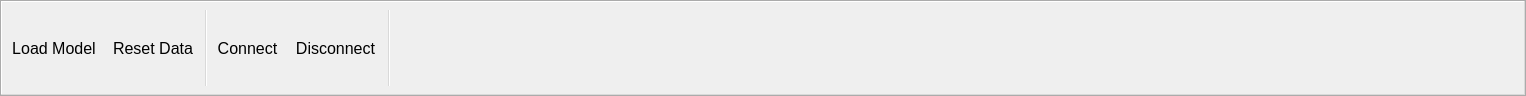
<?xml version="1.0" encoding="UTF-8"?>
<ui version="4.0">
 <class>swftMainControlsToolbar</class>
 <widget class="QToolBar" name="swftMainControlsToolbar">
  <property name="geometry">
   <rect>
    <x>0</x>
    <y>0</y>
    <width>1526</width>
    <height>96</height>
   </rect>
  </property>
  <property name="font">
   <font>
    <family>Helvetica Neue</family>
    <pointsize>5</pointsize>
   </font>
  </property>
  <property name="windowTitle">
   <string>Main Controls</string>
  </property>
  <property name="orientation">
   <enum>Qt::Horizontal</enum>
  </property>
  <property name="iconSize">
   <size>
    <width>48</width>
    <height>48</height>
   </size>
  </property>
  <property name="toolButtonStyle">
   <enum>Qt::ToolButtonTextUnderIcon</enum>
  </property>
  <property name="floatable">
   <bool>false</bool>
  </property>
  <action name="actionOpenData">
   <property name="icon">
    <iconset resource="resources.qrc">
     <normaloff>:/images/icons/resources/load2.iconset/icon_256x256.png</normaloff>:/images/icons/resources/load2.iconset/icon_256x256.png</iconset>
   </property>
   <property name="text">
    <string>Load Model...</string>
   </property>
   <property name="iconText">
    <string>Load Model</string>
   </property>
   <property name="statusTip">
    <string>Open</string>
   </property>
   <property name="font">
    <font>
     <family>Helvetica Neue</family>
     <pointsize>12</pointsize>
    </font>
   </property>
   <property name="PV_MUST_BE_MASTER_TO_SHOW" stdset="0">
    <bool>true</bool>
   </property>
  </action>
  <action name="actionResetData">
   <property name="icon">
    <iconset>
     <normaloff>:/resources/resources/load.iconset/icon_256x256.png</normaloff>:/resources/resources/load.iconset/icon_256x256.png</iconset>
   </property>
   <property name="text">
    <string>Reset Data</string>
   </property>
   <property name="font">
    <font>
     <family>Helvetica Neue</family>
     <pointsize>12</pointsize>
    </font>
   </property>
   <property name="PV_MUST_BE_MASTER_TO_SHOW" stdset="0">
    <bool>true</bool>
   </property>
  </action>
  <action name="actionServerConnect">
   <property name="icon">
    <iconset>
     <normaloff>:/resources/resources/load.iconset/icon_256x256.png</normaloff>:/resources/resources/load.iconset/icon_256x256.png</iconset>
   </property>
   <property name="text">
    <string>&amp;Connect...</string>
   </property>
   <property name="statusTip">
    <string>Connect</string>
   </property>
   <property name="font">
    <font>
     <family>Helvetica Neue</family>
     <pointsize>12</pointsize>
    </font>
   </property>
  </action>
  <action name="actionServerDisconnect">
   <property name="icon">
    <iconset>
     <normaloff>:/resources/resources/load.iconset/icon_256x256.png</normaloff>:/resources/resources/load.iconset/icon_256x256.png</iconset>
   </property>
   <property name="text">
    <string>&amp;Disconnect</string>
   </property>
   <property name="statusTip">
    <string>Disconnect</string>
   </property>
   <property name="font">
    <font>
     <family>Helvetica Neue</family>
     <pointsize>12</pointsize>
    </font>
   </property>
  </action>
  <addaction name="actionOpenData"/>
  <addaction name="actionResetData"/>
  <addaction name="separator"/>
  <addaction name="actionServerConnect"/>
  <addaction name="actionServerDisconnect"/>
  <addaction name="separator"/>
 </widget>
 <resources>
  <include location="resources.qrc"/>
 </resources>
 <connections/>
</ui>
